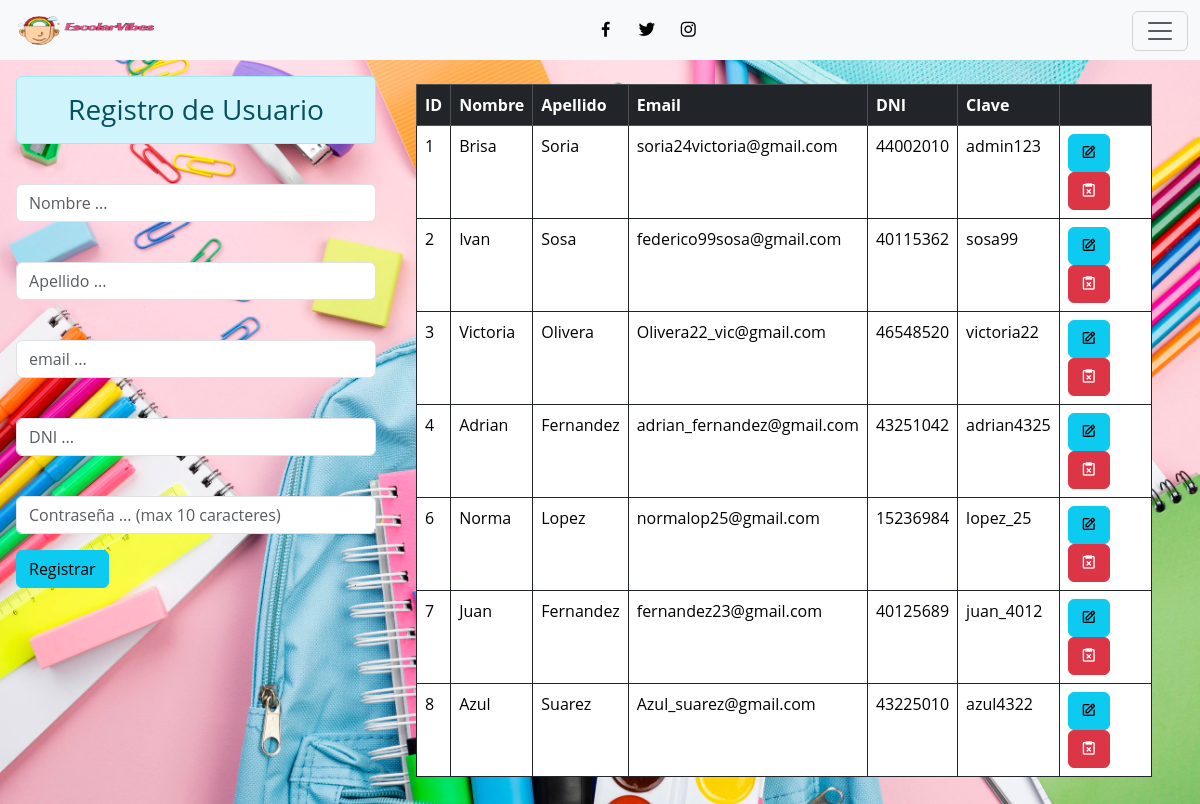
Page /vista/Admin.php on the committed database.
### tables this page shows
CREATE TABLE `usuarios` (
  `id` int(11) NOT NULL,
  `nombre` varchar(45) NOT NULL,
  `apellido` varchar(50) NOT NULL,
  `email` varchar(100) NOT NULL,
  `dni` int(8) NOT NULL,
  `clave` varchar(10) NOT NULL
);

### vista/Admin.php (the view, shortened to what this page needs)
<!DOCTYPE html>
<html lang="en">
<head>
    <link rel="stylesheet" href="../css/estilos2.css">
    <link href='https://unpkg.com/boxicons@2.1.4/css/boxicons.min.css' rel='stylesheet'>
    <link href="https://cdn.jsdelivr.net/npm/bootstrap@5.3.2/dist/css/bootstrap.min.css" rel="stylesheet">
</head>
<body style="margin-top: 60px;">
    <nav class="navbar bg-body-tertiary fixed-top">
            <div class="container-fluid">
                <a class="navbar-brand" href="#">
                <img src="../css/Logoo.png" alt="" width="150" height="35">
                </a>
                <div class="social-links">
                    <a href="#" class="navbar-brand">
                        <i class='bx bxl-facebook'></i>
                    </a>
                    <a href="#" class="navbar-brand">
                        <i class='bx bxl-twitter' ></i>
                    </a>
                        <a href="#" class="navbar-brand">
                            <i class='bx bxl-instagram' ></i>
                        </a>
            </div>
                <button class="navbar-toggler" type="button" data-bs-toggle="offcanvas" data-bs-target="#offcanvasNavbar" aria-controls="offcanvasNavbar" aria-label="Toggle navigation">
                <span class="navbar-toggler-icon"></span>
                </button>
            </div>
        </nav>
    <div class="container-fluid row">
        <form action="../controlador/registro_usuario.php" class="col-4 p-3" method="post">
            <h3 class="text-center alert alert-info">Registro de Usuario</h3>
            <div class="mb-3">
              <input type="text" class="form-control" placeholder="Nombre ..." name="nombre">
            </div>
            <div class="mb-3">
                <input type="text" class="form-control" placeholder="Apellido ..." name="apellido">
            </div>
            <div class="mb-3">
                <input type="text" class="form-control" placeholder="email ..." name="email">
              </div>
            <div class="mb-3">
                <input type="text" class="form-control" placeholder="DNI ..." name="dni">
            </div>
            <div class="mb-3">
                <input type="text" class="form-control" placeholder="Contraseña ... (max 10 caracteres)"name="clave">
            </div>
            <button type="submit" class="btn btn-info" name="btnregistrar" value="ok">Registrar</button>
          </form>
          <div class="col-8 p-4">
            <table class="table table-bordered border-dark table-hover">
                <thead class="table-dark">
                  <tr>
                    <th scope="col">ID</th>
                    <th scope="col">Nombre</th>
                    <th scope="col">Apellido</th>
                    <th scope="col">Email</th>
                    <th scope="col">DNI</th>
                    <th scope="col">Clave</th>
                    <th scope="col"></th>
                  </tr>
                </thead>
                <tbody>
                    <?php
                    $conexion = conexion();
                    $sql=$conexion->query("SELECT * FROM usuarios ORDER BY id ASC");
                    while($datos=$sql->fetch_object()){?>
                          <tr>
                              <td><?= $datos->id ?></td>
                              <td><?= $datos->nombre ?></td>
                              <td><?= $datos->apellido ?></td>
                              <td><?= $datos->email ?></td>
                              <td><?= $datos->dni ?></td>
                              <td><?= $datos->clave ?></td>
                              <td>
                                  <a href="modificar_usuario.php?id=<?=$datos->id ?>" class="btn btn-small btn-info"><i class='bx bx-edit'></i></a>
                                  <a onclick="return eliminar()" href="Admin.php?id=<?=$datos->id ?>" class="btn btn-small btn-danger"><i class='bx bx-task-x'></i></a>
                              </td>
                          </tr>
                     <?php }
                     ?>
                </tbody>
              </table>
          </div>
    </div>
</body>
</html>

### css/estilos2.css (style rules this page uses)
* { margin: 0; padding: 0; box-sizing: border-box; text-decoration: none; font-family: "Open sans", sans-serif; }
body { min-height: 100vh; background: url('fondologin2.jpg') no-repeat; background-size: cover; background-position: center; background-attachment: fixed; }
.navbar { height: 60px; }
.navbar-brand { font-size: 10px; }

### rows in the picture
usuarios: id "1", nombre "Brisa", apellido "Soria", email "soria24victoria@gmail.com", dni "44002010", clave "admin123"
usuarios: id "2", nombre "Ivan", apellido "Sosa", email "federico99sosa@gmail.com", dni "40115362", clave "sosa99"
usuarios: id "3", nombre "Victoria", apellido "Olivera", email "Olivera22_vic@gmail.com", dni "46548520", clave "victoria22"
usuarios: id "4", nombre "Adrian", apellido "Fernandez", email "adrian_fernandez@gmail.com", dni "43251042", clave "adrian4325"
usuarios: id "6", nombre "Norma", apellido "Lopez", email "normalop25@gmail.com", dni "15236984", clave "lopez_25"
usuarios: id "7", nombre "Juan", apellido "Fernandez", email "fernandez23@gmail.com", dni "40125689", clave "juan_4012"
usuarios: id "8", nombre "Azul", apellido "Suarez", email "Azul_suarez@gmail.com", dni "43225010", clave "azul4322"
